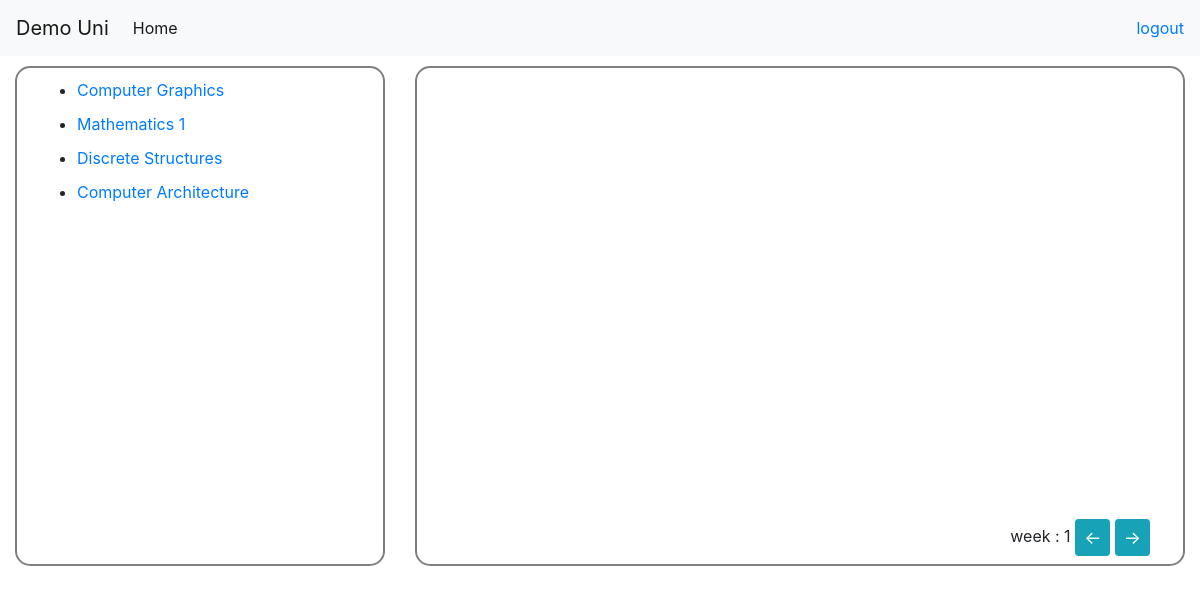
Screenshot of /professor/ (signed in) with the database file from the repository.
### subjects/models.py (models this page shows)
class Subject(models.Model):
    TYPES = (
        ('B', 'bachelor'),
        ('M', 'masters'),
        ('D', 'doctoral'),
    )
    TIERS = (
        ('1', 'first'),
        ('2', 'second'),
        ('3', 'third'),
        ('4', 'fourth'),
    )
    LANGUAGES = (
        ('LT', 'lithuanian'),
        ('EN', 'english'),
    )
    code = models.CharField(max_length=10, default="")
    title = models.CharField(max_length=100)
    tier = models.CharField(max_length=100, choices=TIERS)
    type = models.CharField(max_length=100, choices=TYPES)
    language = models.CharField(max_length=100, choices=LANGUAGES)
    description = models.TextField(blank=True)
    def __str__(self):
        return self.title

### professor/views.py (the view)
# urls.py: path('', views.main , name="home"),
def home(request):
    user    = request.user
    context = {}
    if user.user_type == Account.PROFESSOR:
        professor = Professor.objects.get(pk=user.pk)
        subjects = professor.subjects.all()
        context['user'] = user
        context['professor'] = professor
        context['subjects'] = subjects
        return render(request, 'professorHome.html', context)
    else:
        return redirect("home")

### professor/templates/professorHome.html (shortened to what this page needs)
{% extends 'userBaseHome.html' %}
{% block content %}
{% load static %}
<link rel="stylesheet" type="text/css" href="{% static '/css/homePageStyle.css' %}">
        <div class="row">
            <div class="col-lg-4" id="student-info">
                <div class="panel panel-default" id="student-info-panel">
                    <div class="panel-body" id="student-info-panel-body">
                        <div class="content-area">
                                <ul>
                                    {% for subject in subjects %}
                                <li style="margin-bottom:10px">
                                    <a href="/professor/subject/{{subject.pk}}">  {{ subject }} </a>
                                </li>
                                    {% endfor %}
                            </ul>
                        </div>
                    </div>
                </div>
            </div>
            <div class="col-lg-8" id="area4">
                <div class="panel panel-default">
                    <div class="panel-body" id="timetable-panel-body">
                        <div id="timetable-buttons">
                            <div class="arrow-btn-box">
                                <span id="week-numb"></span>
                                <button type="button" class="btn btn-info btn-sm " id="arrow-left"> <span
                                        style="font-size:large;">&larr;</span> </button>
                                <button type="button" class="btn btn-info btn-sm " id="arrow-right"> <span
                                        style="font-size:large;">&rarr;</span> </button>
                            </div>
                        </div>
                    </div>
                </div>
            </div>
        </div>
{% endblock %}

### static/css/homePageStyle.css (style rules this page uses)
.panel-body { min-height: 250px; height: auto; border: 2px solid grey; border-radius: 15px; margin-top: 10px; margin-bottom: 10px; }
#student-info-panel { height: 100%; padding-bottom: 20px; }
#student-info-panel-body { height: 100%; }
.content-area { width: auto; height: auto; padding-left: 20px; padding-top: 10px; }
#timetable-buttons { height: 50px; width: 100%; }
.arrow-btn-box { margin-top: 8px; margin-bottom: 20px; position: absolute; right: 0; margin-right: 50px; position:absolute; bottom:0; }
#timetable-panel-body { min-height: 500px; padding-right: 10px; padding-left: 10px; }

### rows the page displays
Subject: title "Computer Graphics"
Subject: title "Mathematics 1"
Subject: title "Discrete Structures"
Subject: title "Computer Architecture"
